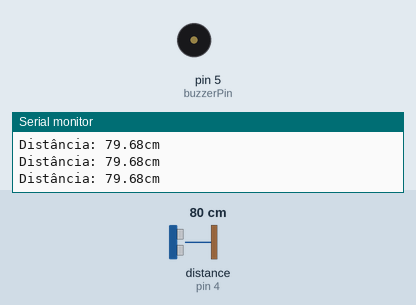
A sketch run on a simulated Arduino Uno, built with avr-gcc and run on an emulated ATmega328P. On the bench: buzzer (waves = sounding), the last lines printed to the serial monitor. Wiring (inferred from the names in the program): ultrasonic range finder: trigger pin 2; echo pin 4. The test bench sets the inputs (shaded band); at power-on: distance to the obstacle (sensor on pin 4) 80 cm. The echo pulse lasts 58.3 µs per cm.

Above: at 1.2 s.
1.3 s: distance to the obstacle (sensor on pin 4) set to 12 cm
4.3 s: distance to the obstacle (sensor on pin 4) set to 9 cm
At 5.3 s:
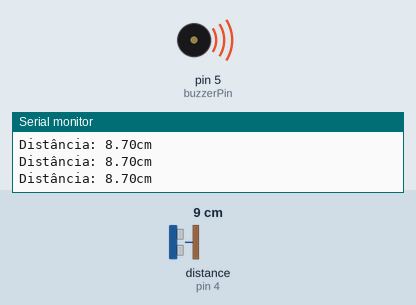
Timing chart, 0 to 7.3 s (numbered marks = the images above; inputs shaded):
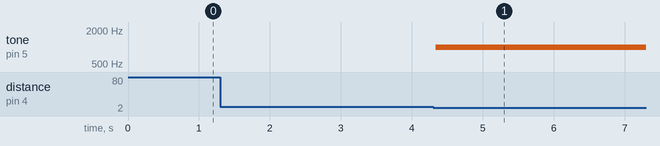

The sketch:

ultrasonic.ino
```cpp
float duracao;
float distancia;

int trig = 2;
int echo = 4;
int buzzerPin = 5;

void setup() {
  pinMode(trig,OUTPUT);
  pinMode(echo, INPUT);
  pinMode(buzzerPin, OUTPUT);
  Serial.begin(9600);
}

void loop() {
  digitalWrite(trig, 1);
  delayMicroseconds(10);
  digitalWrite(trig, 0);
  duracao = pulseIn(echo,1);

  distancia = (duracao/2)*0.0343;

  if(distancia < 10.00){
    tone(buzzerPin, 1000);

  }
  else{

    noTone(buzzerPin);
  }

  Serial.print("Distância: ");
  Serial.print(distancia);
  Serial.println("cm");
  delay(50);

}
```

Measured:
- the behaviour switches between 11 and 10 cm on distance to the obstacle (sensor on pin 4) (found by bisection; images 0 and 1)
- after the input at 4.3 s, tone on pin 5 (buzzerPin): silent → 1000 Hz at once
